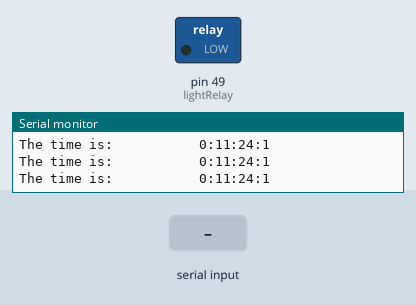
The sketch below on a simulated Arduino Mega 2560, built with avr-gcc and run on an emulated ATmega2560. Parts: switched loads named in the sketch (green lamp = pin HIGH), the last lines printed to the serial monitor. The test bench sets the inputs (shaded band).

Above: at 1.2 s.
1.3 s: "0" received over Serial
At 1.6 s:
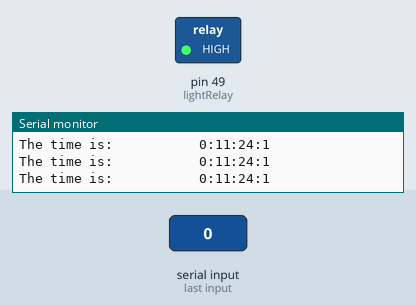
2.8 s: "1" received over Serial
At 3.9 s:
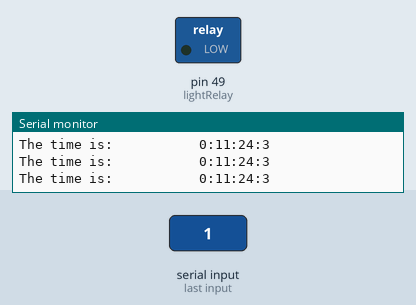
Timing chart, 0 to 5.8 s (numbered marks = the images above; inputs shaded):
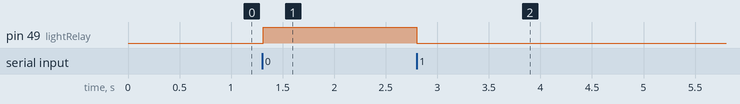

Measured:
- after the input at 1.3 s, pin 49 (lightRelay): LOW → HIGH at once
- after the input at 2.8 s, pin 49 (lightRelay): HIGH → LOW at once

The sketch:

LightControl.ino
```cpp
//Written by Will Washburn
//Time keeping adapted from Ruben Marc Speybrouck https://www.instructables.com/id/TESTED-Timekeeping-on-ESP8266-Arduino-Uno-WITHOUT-/


unsigned long timeNow = 0;
unsigned long timeLast = 0;

//Time start Settings:

int startingHour = 11; // set your starting hour here, not below at int hour. This ensures accurate daily correction of time
int seconds = 0;
int minutes = 24;
int hours = startingHour;
int days = 0;

//Accuracy settings

int dailyErrorFast = 0; // set the average number of milliseconds your microcontroller's time is fast on a daily basis
int dailyErrorBehind = 0; // set the average number of milliseconds your microcontroller's time is behind on a daily basis

int correctedToday = 1; // do not change this variable, one means that the time has already been corrected today for the error in your boards crystal. This is true for the first day because you just set the time when you uploaded the sketch.

//Time setting for Lights
int hourLightsOn = 7; //this is 24 hour time
int minuteLightsOn = 0;
int hourLightsOff = 19; //this is 24 hour time
int minuteLightsOff = 0;

//Pin Definitions
const int lightRelay = 49;

void setup() {
  Serial.begin(9600);
  pinMode(lightRelay,OUTPUT);
  digitalWrite(lightRelay,LOW); //turn lights on

  Serial.println("Serial Commands");
  Serial.println("    '0' turns lights off");
  Serial.println("    '1' turns lights on");
}

void loop() {
  handleSerial();
  updateTime();
  checkLights();
}

void checkLights() {
  if (hours == hourLightsOn && minutes == minuteLightsOn) {
    digitalWrite(lightRelay,LOW); //turn lights on
  }

  if (hours == hourLightsOff && minutes == minuteLightsOff) {
    digitalWrite(lightRelay,HIGH); //turn lights off
  }
}
void updateTime(){
  timeNow = millis()/1000; // the number of milliseconds that have passed since boot
  seconds = timeNow - timeLast;//the number of seconds that have passed since the last time 60 seconds was reached.

  if (seconds == 60) {
    timeLast = timeNow;
    minutes = minutes + 1;
  }

  //if one minute has passed, start counting milliseconds from zero again and add one minute to the clock.

  if (minutes == 60){
    minutes = 0;
    hours = hours + 1;
  }

  // if one hour has passed, start counting minutes from zero and add one hour to the clock

  if (hours == 24){
    hours = 0;
    days = days + 1;
    }

    //if 24 hours have passed , add one day

  if (hours ==(24 - startingHour) && correctedToday == 0){
    delay(dailyErrorFast*1000);
    seconds = seconds + dailyErrorBehind;
    correctedToday = 1;
  }

  //every time 24 hours have passed since the initial starting time and it has not been reset this day before, add milliseconds or delay the progran with some milliseconds.
  //Change these varialbes according to the error of your board.
  // The only way to find out how far off your boards internal clock is, is by uploading this sketch at exactly the same time as the real time, letting it run for a few days
  // and then determine how many seconds slow/fast your boards internal clock is on a daily average. (24 hours).

  if (hours == 24 - startingHour + 2) {
    correctedToday = 0;
  }

  //let the sketch know that a new day has started for what concerns correction, if this line was not here the arduiono
  // would continue to correct for an entire hour that is 24 - startingHour.


  Serial.print("The time is:           ");
  Serial.print(days);
  Serial.print(":");
  Serial.print(hours);
  Serial.print(":");
  Serial.print(minutes);
  Serial.print(":");
  Serial.println(seconds);
}

void handleSerial() {
  while (Serial.available() > 0) {
    char incomingCharacter = Serial.read();
    switch (incomingCharacter) {
      case '0':
        digitalWrite(lightRelay,HIGH);
        Serial.println("off");
        digitalWrite(13,LOW);
        break;

      case '1':
        digitalWrite(lightRelay,LOW);
        Serial.println("on");
        digitalWrite(13,HIGH);
        break;
    }
  }
}
```
